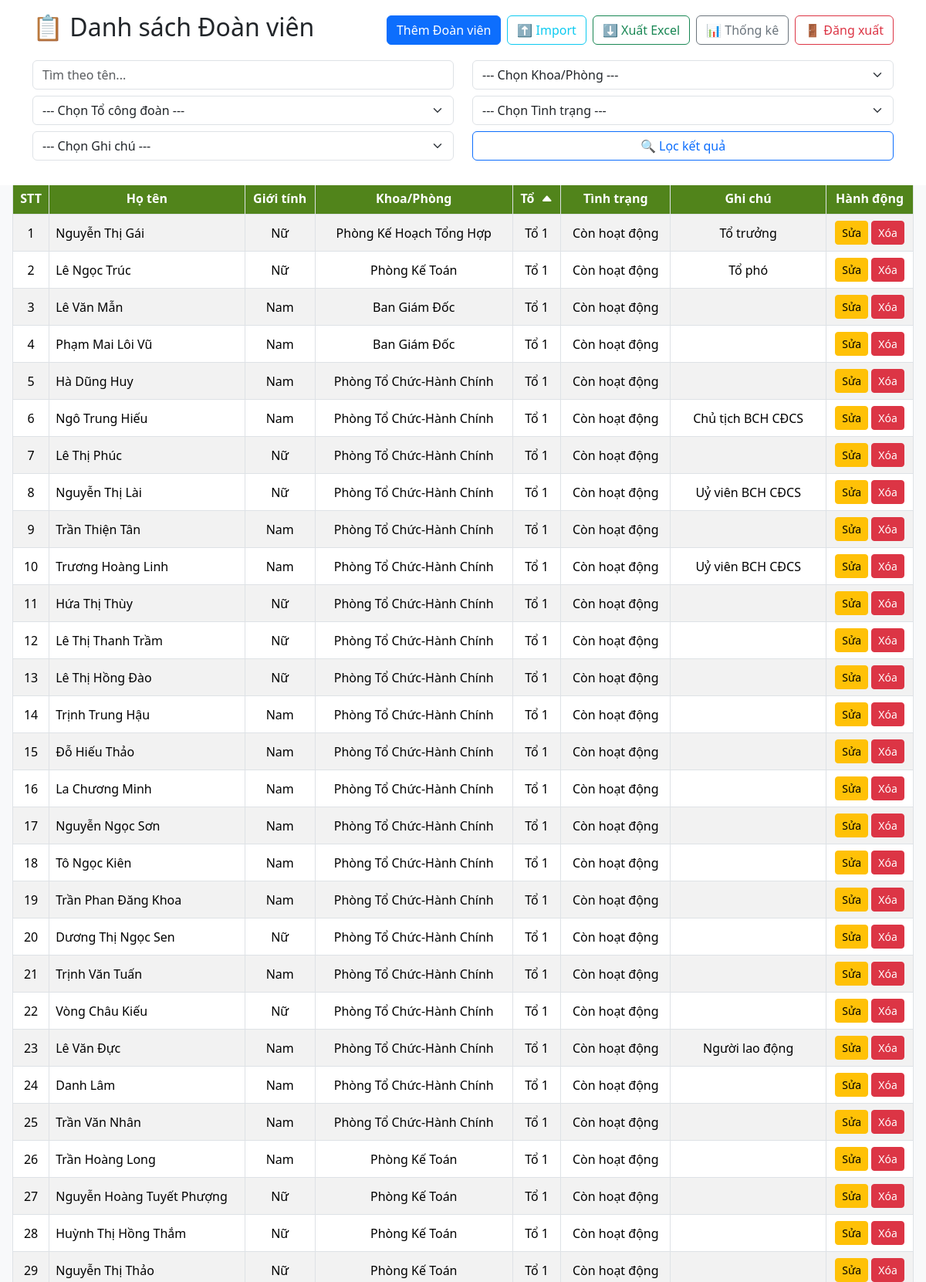
The page /?sort=group__name&direction=asc (signed in, upper part) on the database its author committed.
### doanvien/models.py (models this page shows, shortened)
class Member(models.Model):
    name = models.CharField(max_length=180)
    gender = models.CharField(max_length=10, choices=[('Nam','Nam'),('Nữ','Nữ')])
    department = models.ForeignKey(Department, on_delete=models.SET_NULL, null=True)
    group = models.ForeignKey(Group, on_delete=models.SET_NULL, null=True)
    status = models.CharField(
        max_length=50,
        choices=[
            ('Còn hoạt động','Còn hoạt động'),
            ('Hưu','Hưu'),
            ('Ngưng hoạt động','Ngưng hoạt động'),
        ],
        null=True,
        blank=True
    )
    note = models.CharField(
        max_length=50,
        choices=[
            ('Chủ tịch BCH CĐCS','Chủ tịch BCH CĐCS'),
            ('Phó chủ tịch BCH CĐCS','Phó chủ tịch BCH CĐCS'),
            ('Uỷ viên BCH CĐCS','Uỷ viên BCH CĐCS'),
            ('Tổ trưởng', 'Tổ trưởng'),
            ('Tổ phó', 'Tổ phó'),
            ('Người lao động', 'Người lao động'),
        ],
        null=True,
        blank=True
    )

class Department(models.Model):
    name = models.CharField(max_length=100)

class Group(models.Model):
    name = models.CharField(max_length=10)

### doanvien/views.py (the view)
# urls.py: path('', views.member_list, name='member-list'),  # Trang chủ
@login_required
def member_list(request):
    search = request.GET.get('q','')
    department_filter = request.GET.get('department','')
    group_filter = request.GET.get('group','')
    status_filter = request.GET.get('status','')
    note_filter = request.GET.get('note','')
    sort = request.GET.get('sort','name')
    direction = request.GET.get('direction','asc')
    members = Member.objects.all()
    if search:
        members = members.filter(name__icontains=search)
    if department_filter:
        members = members.filter(department_id=department_filter)
    if group_filter:
        members = members.filter(group_id=group_filter)
    if status_filter:
        members = members.filter(status = status_filter)
    if note_filter:
        members = members.filter(note = note_filter)
    if direction == 'desc':
        members = members.order_by(f'-{sort}')
    else:
        members = members.order_by(sort)
    departments = Department.objects.all()
    groups = Group.objects.all()
    status_choices = [choice[0] for choice in Member._meta.get_field('status').choices]
    note_choices = [choice[0] for choice in Member._meta.get_field('note').choices]
    return render(request, 'doanvien/member_list.html',{
        'members':members,
        'search': search,
        'departments': departments,
        'groups': groups,
        'selected_department': department_filter,
        'selected_group': group_filter,
        'selected_status': status_filter,
        'statuses': status_choices,
        'selected_note': note_filter,
        'notes': note_choices,
        'query_string': request.GET.urlencode(),
        'current_sort': sort,
        'current_direction': direction,
    })

### doanvien/templates/doanvien/member_list.html (shortened to what this page needs)
{% load static %}
<!DOCTYPE html>
<html>
<head>
    <link href="https://cdn.jsdelivr.net/npm/bootstrap@5.3.3/dist/css/bootstrap.min.css" rel="stylesheet">
    <link rel="stylesheet" href="https://cdn.jsdelivr.net/npm/bootstrap-icons@1.13.1/font/bootstrap-icons.min.css">
</head>
<body class="bg-light">
    <div class="fixed-header">
        <div class="container">
            <div class="d-flex justify-content-between align-items-center mb-3">
                <h2>📋 Danh sách Đoàn viên</h2>
                <div class="d-flex gap-2">
                    <a href="{% url 'add-member' %}" class="btn btn-primary">Thêm Đoàn viên</a>
                    <a href="{% url 'import-members' %}" class="btn btn-outline-info">⬆️ Import</a>
                    <a href="{% url 'export-member-list' %}" class="btn btn-outline-success">⬇️ Xuất Excel</a>
                    <a href="{% url 'member-stats' %}" class="btn btn-outline-secondary">📊 Thống kê</a>
                    <a href="{% url 'logout' %}" class="btn btn-outline-danger">🚪 Đăng xuất</a>
                </div>
            </div>
            <form method="GET" class="mb-3">
                <div class="row mb-2">
                    <div class="col-md-6">
                        <input type="text" name="q" class="form-control" placeholder="Tìm theo tên..." value="{{ search }}">
                    </div>
                    <div class="col-md-6">
                        <select name="department" class="form-select">
                            <option value="">--- Chọn Khoa/Phòng ---</option>
                        </select>
                    </div>
                </div>
                <div class="row mb-2">
                    <div class="col-md-6">
                        <select name="group" class="form-select">
                            <option value="">--- Chọn Tổ công đoàn ---</option>
                        </select>
                    </div>
                    <div class="col-md-6">
                        <select name="status" class="form-select">
                            <option value="">--- Chọn Tình trạng ---</option>
                        </select>
                    </div>
                </div>
                <div class="row">
                    <div class="col-md-6">
                        <select name="note" class="form-select">
                            <option value="">--- Chọn Ghi chú ---</option>
                        </select>
                    </div>
                    <div class="col-md-6 text-end">
                        <button class="btn btn-outline-primary w-100">🔍 Lọc kết quả</button>
                    </div>
                </div>
            </form>
        </div>
    </div>
    <div class="scrollable-table">
        <table class="table table-bordered table-striped table-responsive">
            <thead class="text-center align-middle">
                <tr>
                    <th>STT</th>
                    <th>
                        <a class="text-white text-decoration-none" href="?{% if query_string %}{{ query_string }}&{% endif %}sort=name&direction={% if current_sort == 'name' and current_direction == 'asc' %}desc{% else %}asc{% endif %}">Họ tên
                        </a>
                    </th>
                    <th>
                        <a class="text-white text-decoration-none" href="?{% if query_string %}{{ query_string }}&{% endif %}sort=gender&direction={% if current_sort == 'gender' and current_direction == 'asc' %}desc{% else %}asc{% endif %}">Giới tính
                        </a>
                    </th>
                    <th>
                        <a class="text-white text-decoration-none" href="?{% if query_string %}{{ query_string }}&{% endif %}sort=department__name&direction={% if current_sort == 'department__name' and current_direction == 'asc' %}desc{% else %}asc{% endif %}">Khoa/Phòng
                        </a>
                    </th>
                    <th>
                        <a class="text-white text-decoration-none" href="?{% if query_string %}{{ query_string }}&{% endif %}sort=group__name&direction={% if current_sort == 'group__name' and current_direction == 'asc' %}desc{% else %}asc{% endif %}">Tổ
                            {% if current_sort == 'group__name' %}
                            <i class="bi {% if current_direction == 'asc' %}bi-caret-up-fill{% else %}bi-caret-down-fill{% endif %} ms-1"></i>
                            {% endif %}
                        </a>
                    </th>
                    <th>
                        <a class="text-white text-decoration-none" href="?{% if query_string %}{{ query_string }}&{% endif %}sort=status&direction={% if current_sort == 'status' and current_direction == 'asc' %}desc{% else %}asc{% endif %}">Tình trạng
                        </a>
                    </th>
                    <th>
                        Ghi chú
                    </th>
                    <th>Hành động</th>
                </tr>
            </thead>
            <tbody class='text-center align-middle'>
                {% for member in members %}
                <tr>
                    <td>{{ forloop.counter }}</td>
                    <td class='text-start align-middle'>{{ member.name }}</td>
                    <td>{{ member.gender }}</td>
                    <td>{{ member.department.name }}</td>
                    <td>{{ member.group.name }}</td>
                    <td>{{ member.status }}</td>
                    <td>{{ member.note|default:"" }}</td>
                    <td>
                        <a href="{% url 'edit-member' member.id %}" class="btn btn-sm btn-warning">Sửa</a>
                        <a href="{% url 'delete-member' member.id %}" class="btn btn-sm btn-danger">Xóa</a>
                    </td>
                </tr>
                {% empty %}
                <tr>
                    <td colspan="8">Không tìm thấy đoàn viên nào.</td>
                </tr>
                {% endfor %}
            </tbody>
        </table>
    </div>
</body>
</html>

### doanvien/templates/doanvien/member_list.html (style rules this page uses)
html, body { height: 100%; margin: 0; overflow: hidden; }
.fixed-header { position: fixed; top: 0; left: 0; right: 0; background: white; z-index: 1000; padding: 1rem; }
.scrollable-table { position: absolute; top: 220px; left: 0; right: 0; bottom: 0; overflow-y: auto; overflow-x: auto; padding: 1rem; background-color: #f8f9fa; }
thead th { position: sticky; top: 0; background-color: rgb(81, 132, 27) !important; color: white !important; z-index: 999; }
.scrollable-table tbody tr:first-child td { border-top: none !important; }

### rows shown on the page
Member: name "Nguyễn Thị Gái", gender "Nữ", department.name "Phòng Kế Hoạch Tổng Hợp", group.name "Tổ 1", status "Còn hoạt động", note "Tổ trưởng"
Member: name "Lê Ngọc Trúc", gender "Nữ", department.name "Phòng Kế Toán", group.name "Tổ 1", status "Còn hoạt động", note "Tổ phó"
Member: name "Lê Văn Mẫn", gender "Nam", department.name "Ban Giám Đốc", group.name "Tổ 1", status "Còn hoạt động"
Member: name "Phạm Mai Lôi Vũ", gender "Nam", department.name "Ban Giám Đốc", group.name "Tổ 1", status "Còn hoạt động"
Member: name "Hà Dũng Huy", gender "Nam", department.name "Phòng Tổ Chức-Hành Chính", group.name "Tổ 1", status "Còn hoạt động"
Member: name "Ngô Trung Hiếu", gender "Nam", department.name "Phòng Tổ Chức-Hành Chính", group.name "Tổ 1", status "Còn hoạt động", note "Chủ tịch BCH CĐCS"
Member: name "Lê Thị Phúc", gender "Nữ", department.name "Phòng Tổ Chức-Hành Chính", group.name "Tổ 1", status "Còn hoạt động"
Member: name "Nguyễn Thị Lài", gender "Nữ", department.name "Phòng Tổ Chức-Hành Chính", group.name "Tổ 1", status "Còn hoạt động", note "Uỷ viên BCH CĐCS"
Member: name "Trần Thiện Tân", gender "Nam", department.name "Phòng Tổ Chức-Hành Chính", group.name "Tổ 1", status "Còn hoạt động"
Member: name "Trương Hoàng Linh", gender "Nam", department.name "Phòng Tổ Chức-Hành Chính", group.name "Tổ 1", status "Còn hoạt động", note "Uỷ viên BCH CĐCS"
Member: name "Hứa Thị Thùy", gender "Nữ", department.name "Phòng Tổ Chức-Hành Chính", group.name "Tổ 1", status "Còn hoạt động"
Member: name "Lê Thị Thanh Trầm", gender "Nữ", department.name "Phòng Tổ Chức-Hành Chính", group.name "Tổ 1", status "Còn hoạt động"
Member: name "Lê Thị Hồng Đào", gender "Nữ", department.name "Phòng Tổ Chức-Hành Chính", group.name "Tổ 1", status "Còn hoạt động"
Member: name "Trịnh Trung Hậu", gender "Nam", department.name "Phòng Tổ Chức-Hành Chính", group.name "Tổ 1", status "Còn hoạt động"
Member: name "Đỗ Hiếu Thảo", gender "Nam", department.name "Phòng Tổ Chức-Hành Chính", group.name "Tổ 1", status "Còn hoạt động"
Member: name "La Chương Minh", gender "Nam", department.name "Phòng Tổ Chức-Hành Chính", group.name "Tổ 1", status "Còn hoạt động"
Member: name "Nguyễn Ngọc Sơn", gender "Nam", department.name "Phòng Tổ Chức-Hành Chính", group.name "Tổ 1", status "Còn hoạt động"
Member: name "Tô Ngọc Kiên", gender "Nam", department.name "Phòng Tổ Chức-Hành Chính", group.name "Tổ 1", status "Còn hoạt động"
Member: name "Trần Phan Đăng Khoa", gender "Nam", department.name "Phòng Tổ Chức-Hành Chính", group.name "Tổ 1", status "Còn hoạt động"
Member: name "Dương Thị Ngọc Sen", gender "Nữ", department.name "Phòng Tổ Chức-Hành Chính", group.name "Tổ 1", status "Còn hoạt động"
Member: name "Trịnh Văn Tuấn", gender "Nam", department.name "Phòng Tổ Chức-Hành Chính", group.name "Tổ 1", status "Còn hoạt động"
Member: name "Vòng Châu Kiếu", gender "Nữ", department.name "Phòng Tổ Chức-Hành Chính", group.name "Tổ 1", status "Còn hoạt động"
Member: name "Lê Văn Đực", gender "Nam", department.name "Phòng Tổ Chức-Hành Chính", group.name "Tổ 1", status "Còn hoạt động", note "Người lao động"
Member: name "Danh Lâm", gender "Nam", department.name "Phòng Tổ Chức-Hành Chính", group.name "Tổ 1", status "Còn hoạt động"
Member: name "Trần Văn Nhân", gender "Nam", department.name "Phòng Tổ Chức-Hành Chính", group.name "Tổ 1", status "Còn hoạt động"
Member: name "Trần Hoàng Long", gender "Nam", department.name "Phòng Kế Toán", group.name "Tổ 1", status "Còn hoạt động"
Member: name "Nguyễn Hoàng Tuyết Phượng", gender "Nữ", department.name "Phòng Kế Toán", group.name "Tổ 1", status "Còn hoạt động"
Member: name "Huỳnh Thị Hồng Thắm", gender "Nữ", department.name "Phòng Kế Toán", group.name "Tổ 1", status "Còn hoạt động"
Member: name "Nguyễn Thị Thảo", gender "Nữ", department.name "Phòng Kế Toán", group.name "Tổ 1", status "Còn hoạt động"
